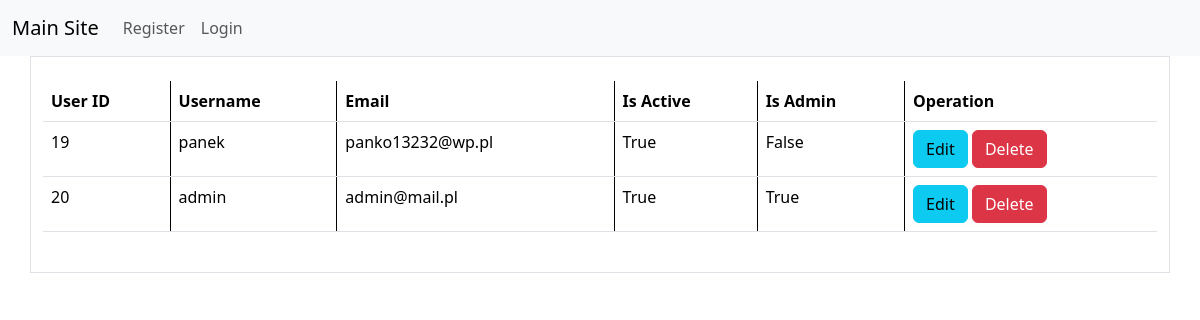
The app's page /user_list, older data.
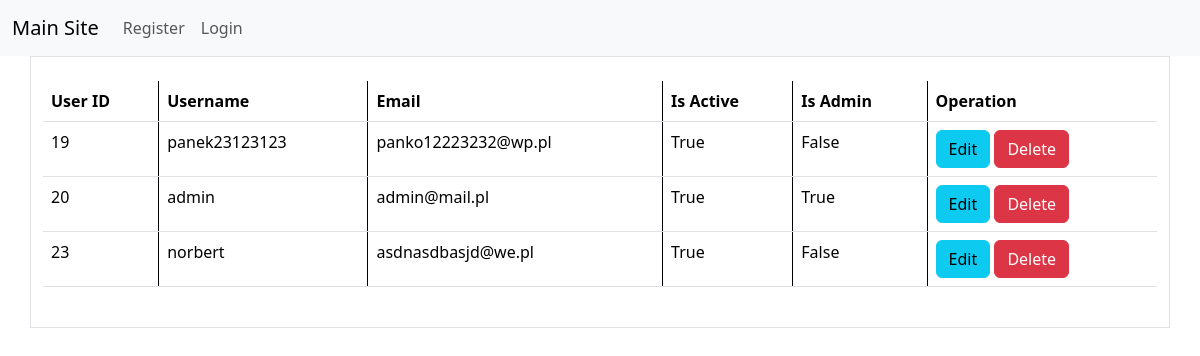
The same page, newer data.
### tables this page shows
CREATE TABLE users(id integer primary key autoincrement,
name varchar(100) not null unique,
email varchar(100) not null unique,
password text,
is_active boolean not null default 0,
is_admin boolean not null default 0);

### blueprints/user_list/user_list.py (the view)
@user_list_blueprint.route('/user_list')
def user_list():
    actual_user = UserLog(session.get('user'))
    actual_user.get_user_info()
    db = get_db()
    sql_command = """SELECT id, name, email, is_active, is_admin from users;"""
    cur = db.execute(sql_command)
    users = cur.fetchall()
    return render_template('user_list.html', users=users, active_menu='users', actual_user=actual_user)

### database_connect.py (called while the page is built)
def get_db():
    if not hasattr(g, 'sqlite_db'):
        conn = sqlite3.connect(app_info['db_file'])
        conn.row_factory = sqlite3.Row
        g.sqlite_db = conn
    return g.sqlite_db

### user_pass.py (called while the page is built)
    def get_user_info(self):
        db = get_db()
        sql_statement = 'select id, name, password, is_active, email, is_admin from users where name=?'
        cur = db.execute(sql_statement, [self.username])
        db_user = cur.fetchone()
        if db_user is None:
            self.is_active = False
            self.is_admin = False
            self.email = ''
        elif db_user['is_active'] != 1:
            self.is_active = False
            self.is_admin = False
            self.email = db_user['email']
        else:
            self.is_active = True
            self.is_admin = db_user['is_admin']
            self.email = db_user['email']

### blueprints/user_list/templates/user_list.html (shortened to what this page needs)
{% extends "base.html" %}
{% block content %}
<table class="table">
  <colgroup>
    <col style="border-right: 1px solid #000;">
    <col style="border-right: 1px solid #000;">
    <col style="border-right: 1px solid #000;">
    <col style="border-right: 1px solid #000;">
    <col style="border-right: 1px solid #000;">
    <col>
  </colgroup>
  <thead>
    <tr>
      <th scope="col">User ID</th>
      <th scope="col">Username</th>
      <th scope="col">Email</th>
      <th scope="col">Is Active</th>
      <th scope="col">Is Admin</th>
      <th scope="col">Operation</th>
    </tr>
  </thead>
  <tbody>
    {% for user in users %}
    <tr>
      <td>{{ user.id }}</td>
      <td>{{ user.name }}</td>
      <td>{{ user.email }}</td>
      <td> {% if user.is_active == 1 %}
            True
        {% else %}
            False
        {% endif %}
      </td>
      <td> {% if user.is_admin == 1 %}
                True
            {% else %}
                False
            {% endif %}
      </td>
      <td>
        <a href="{{ url_for('edit_user.edit_user', user_id=user.id) }}" role="button" class="btn btn-info">Edit</a>
        <a href="{{ url_for('delete_user.delete_user', user_id=user.id) }}" role="button" class="btn btn-danger">Delete</a>
      </td>
    </tr>
    {% endfor %}
  </tbody>
</table>
{% endblock %}

### templates/base.html (shortened to what this page needs)
<!doctype html>
<html lang="en">
  <head>
    <link href="https://cdn.jsdelivr.net/npm/bootstrap@5.3.2/dist/css/bootstrap.min.css"
          rel="stylesheet"
>
  </head>
  <body>
    {% include 'menu.html' %}
    <div class="container border py-4" >
      {% block content %} {% endblock %}
    </div>
  </body>
</html>

### templates/menu.html (shortened to what this page needs)
<nav class="navbar navbar-expand-lg bg-body-tertiary">
  <div class="container-fluid">
    <a class="navbar-brand" href="{{ url_for('index.index') }}">Main Site</a>
    <div class="collapse navbar-collapse" id="navbarSupportedContent">
      <ul class="navbar-nav me-auto mb-2 mb-lg-0">
        {% if 'user' not in session %}
        <li class="nav-item">
          <a href="{{ url_for('register.register_route') }}" class="nav-link {{ 'active' if active_menu == 'register' }}" aria-disabled="true">Register</a>
        </li>
        <li class="nav-item">
          <a href="{{ url_for('login.login') }}" class="nav-link {{ 'active' if active_menu == 'login' }}" aria-disabled="true">Login</a>
        </li>
        {% endif %}
      </ul>
    </div>
  </div>
</nav>

Row changes from the older to the newer data that the page shows:
changed users id 19: name "panek" → "panek23123123"; email "panko13232@wp.pl" → "panko12223232@wp.pl"
added users: id "23", name "norbert", email "asdnasdbasjd@we.pl", is_active "True", is_admin "False"
